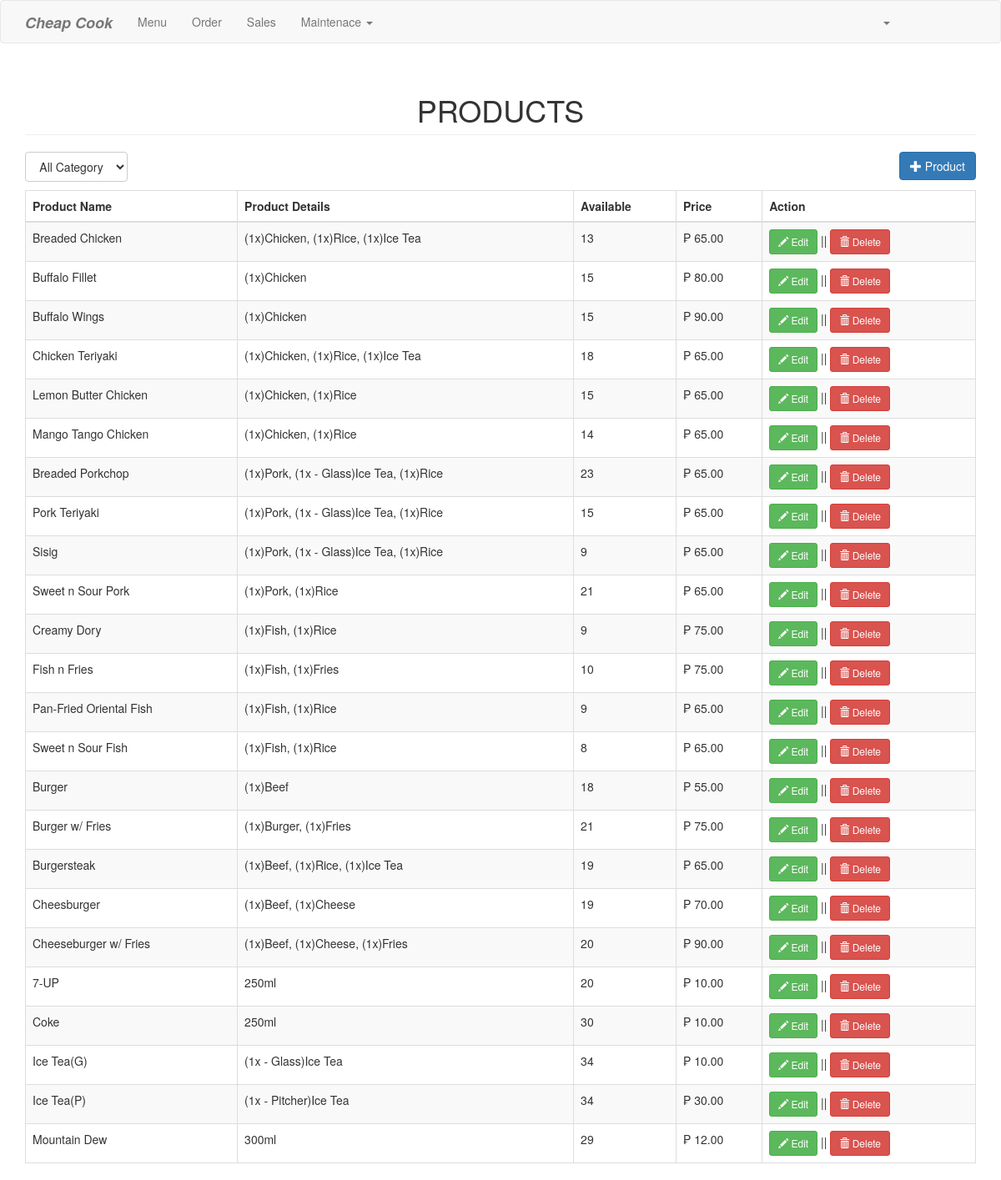
The page /product.php on the database its author committed.
### tables this page shows
CREATE TABLE  `product` (
  `productid` int(11) NOT NULL,
  `categoryid` int(1) NOT NULL,
  `productname` varchar(30) NOT NULL,
  `productdetails` varchar(100) NOT NULL,
  `prodavail` int(3) NOT NULL,
  `price` double NOT NULL,
  `photo` varchar(150) NOT NULL
);

### product.php (the view, shortened to what this page needs)
<?php include('header.php'); ?>
<body>
<?php include('navbar.php'); ?>
<div class="container">
	<h1 class="page-header text-center">PRODUCTS</h1>
	<div class="row">
		<div class="col-md-12">
			<select id="catList" class="btn btn-default">
			<option value="0">All Category</option>
			</select>
			<a href="#addproduct" data-toggle="modal" class="pull-right btn btn-primary"><span class="glyphicon glyphicon-plus"></span> Product</a>
		</div>
	</div>
	<div style="margin-top:10px;">
		<table class="table table-striped table-bordered">
			<thead>
				<th>Product Name</th>
				<th>Product Details</th>
				<th>Available</th>
				<th>Price</th>
				<th>Action</th>
			</thead>
			<tbody>
				<?php
					$where = "";
					$sql="select * from product left join category on category.categoryid=product.categoryid $where order by product.categoryid asc, productname asc";
					$query=$conn->query($sql);
					while($row=$query->fetch_array()){
						?>
						<tr>
							<td><?php echo $row['productname']; ?></td>
							<td><?php echo $row['productdetails']; ?></td>
							<td><?php echo $row['prodavail']; ?></td>
							<td>&#8369; <?php echo number_format($row['price'], 2); ?></td>
							<td>
								<a href="#editproduct<?php echo $row['productid']; ?>" data-toggle="modal" class="btn btn-success btn-sm"><span class="glyphicon glyphicon-pencil"></span> Edit</a> || <a href="#deleteproduct<?php echo $row['productid']; ?>" data-toggle="modal" class="btn btn-danger btn-sm"><span class="glyphicon glyphicon-trash"></span> Delete</a>
							</td>
						</tr>
						<?php
					}
				?>
			</tbody>
		</table>
	</div>
</div>
</body>
</html>

### rows shown on the page
product: productname "Breaded Chicken", productdetails "(1x)Chicken, (1x)Rice, (1x)Ice Tea", prodavail "13", price "65.00"
product: productname "Buffalo Fillet", productdetails "(1x)Chicken", prodavail "15", price "80.00"
product: productname "Buffalo Wings", productdetails "(1x)Chicken", prodavail "15", price "90.00"
product: productname "Chicken Teriyaki", productdetails "(1x)Chicken, (1x)Rice, (1x)Ice Tea", prodavail "18", price "65.00"
product: productname "Lemon Butter Chicken", productdetails "(1x)Chicken, (1x)Rice", prodavail "15", price "65.00"
product: productname "Mango Tango Chicken", productdetails "(1x)Chicken, (1x)Rice", prodavail "14", price "65.00"
product: productname "Breaded Porkchop", productdetails "(1x)Pork, (1x - Glass)Ice Tea, (1x)Rice", prodavail "23", price "65.00"
product: productname "Pork Teriyaki", productdetails "(1x)Pork, (1x - Glass)Ice Tea, (1x)Rice", prodavail "15", price "65.00"
product: productname "Sisig", productdetails "(1x)Pork, (1x - Glass)Ice Tea, (1x)Rice", prodavail "9", price "65.00"
product: productname "Sweet n Sour Pork", productdetails "(1x)Pork, (1x)Rice", prodavail "21", price "65.00"
product: productname "Creamy Dory", productdetails "(1x)Fish, (1x)Rice", prodavail "9", price "75.00"
product: productname "Fish n Fries", productdetails "(1x)Fish, (1x)Fries", prodavail "10", price "75.00"
product: productname "Pan-Fried Oriental Fish", productdetails "(1x)Fish, (1x)Rice", prodavail "9", price "65.00"
product: productname "Sweet n Sour Fish", productdetails "(1x)Fish, (1x)Rice", prodavail "8", price "65.00"
product: productname "Burger", productdetails "(1x)Beef", prodavail "18", price "55.00"
product: productname "Burger w/ Fries", productdetails "(1x)Burger, (1x)Fries", prodavail "21", price "75.00"
product: productname "Burgersteak", productdetails "(1x)Beef, (1x)Rice, (1x)Ice Tea", prodavail "19", price "65.00"
product: productname "Cheesburger", productdetails "(1x)Beef, (1x)Cheese", prodavail "19", price "70.00"
product: productname "Cheeseburger w/ Fries", productdetails "(1x)Beef, (1x)Cheese, (1x)Fries", prodavail "20", price "90.00"
product: productname "7-UP", productdetails "250ml", prodavail "20", price "10.00"
product: productname "Coke", productdetails "250ml", prodavail "30", price "10.00"
product: productname "Ice Tea(G)", productdetails "(1x - Glass)Ice Tea", prodavail "34", price "10.00"
product: productname "Ice Tea(P)", productdetails "(1x - Pitcher)Ice Tea", prodavail "34", price "30.00"
product: productname "Mountain Dew", productdetails "300ml", prodavail "29", price "12.00"
